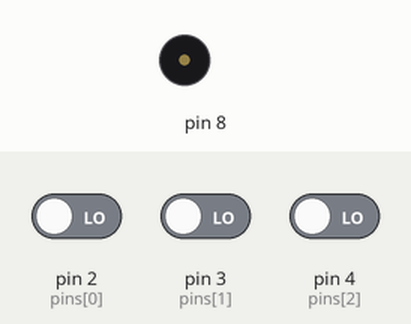
Simulated run of this sketch. Board: Arduino Uno, built with avr-gcc and run on an emulated ATmega328P. Shown: buzzer (waves = sounding). Inputs (shaded band) come from the test bench; at power-on: pin 2 (pins[0]) LOW, pin 3 (pins[1]) LOW, pin 4 (pins[2]) LOW.

Above: at 1.2 s.
1.3 s: pin 2 (pins[0]) driven HIGH
At 1.8 s:
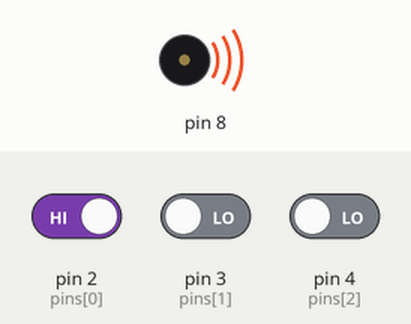
4.3 s: pin 2 (pins[0]) driven LOW
At 5.4 s:
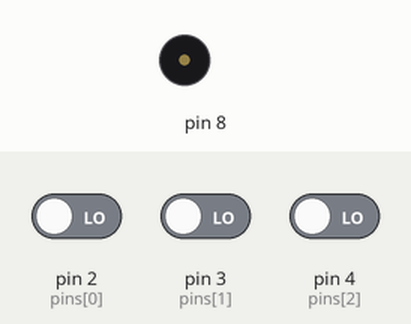
5.8 s: pin 3 (pins[1]) driven HIGH
At 6.3 s:
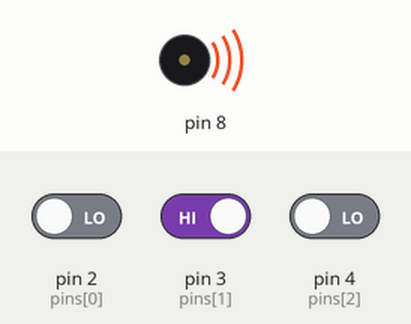
Timing chart, 0 to 8.8 s (numbered marks = the images above; inputs shaded):
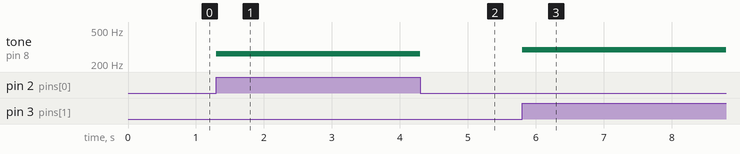

Measured:
- after the input at 1.3 s, tone on pin 8: silent → 262 Hz at once
- after the input at 4.3 s, tone on pin 8: 262 Hz → silent at once
- after the input at 5.8 s, tone on pin 8: silent → 294 Hz at once

The sketch:

KeySpeaker.ino
```cpp
int pins[] = {2, 3, 4};
int notes[] = {262, 294, 330};

void setup() {
  for(int i = 0; i < 3; i++) {
    pinMode(pins[i], INPUT);
  }

}

void loop() {
  for(int i = 0; i < 3; i++) {
    if(digitalRead(pins[i]) == HIGH) {
      tone(8, notes[i], 100);
      delay(100);
      noTone(8);
    }
  }

}
```
